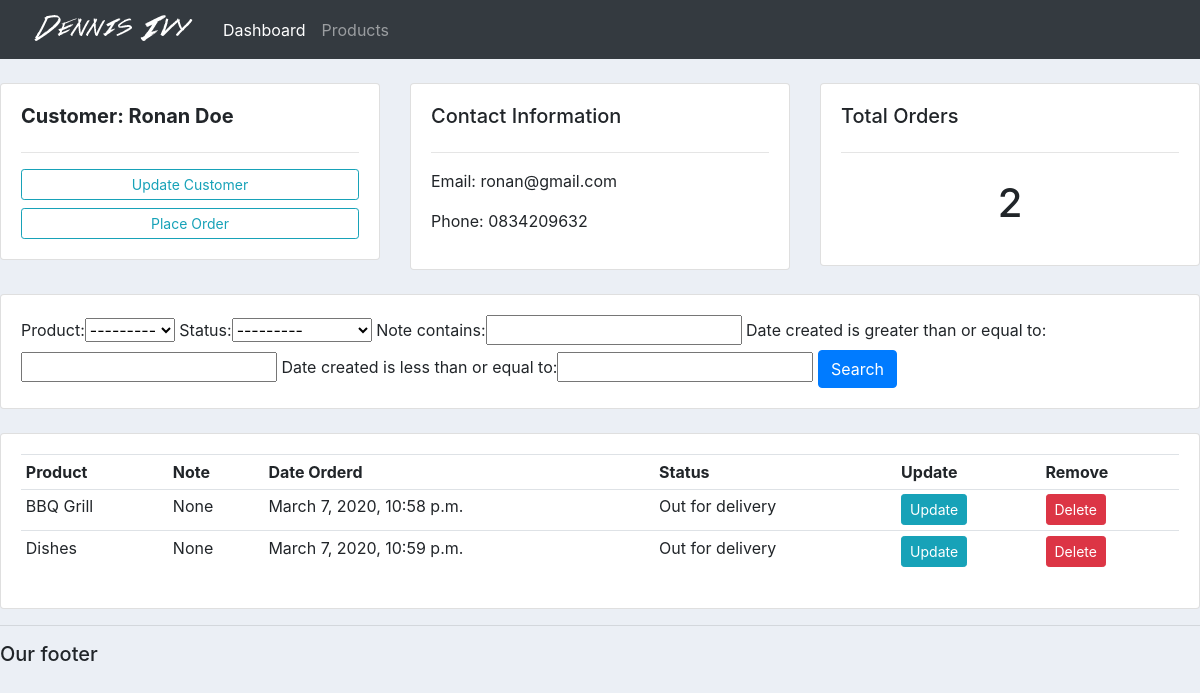
The app's page /customer/1/ with its own data.
### accounts/models.py (models this page shows, shortened)
class Customer(models.Model):
	name = models.CharField(max_length=200, null=True)
	phone = models.CharField(max_length=200, null=True)
	email = models.CharField(max_length=200, null=True)
	data_created = models.DateTimeField(auto_now_add=True)

class Order(models.Model):
	STATUS = (
		('Pending', 'Pending'),
		('Out for delivery','Out for delivery'),
		('Delivered', 'Delivered'),
		)
	customer = models.ForeignKey(Customer, null = True, on_delete = models.SET_NULL)
	product = models.ForeignKey(Product, null = True, on_delete = models.SET_NULL)
	date_created = models.DateTimeField(auto_now_add=True)
	status = models.CharField(max_length=200, null=True, choices = STATUS)
	note = models.CharField(max_length=1000, null=True)

class Product(models.Model):
	CATEGORY = (
		('Indoor','Indoor'),
		('Out door','Out door'),
		)
	name = models.CharField(max_length=200, null=True)
	price = models.FloatField(null=True)
	category = models.CharField(max_length=200, null=True, choices = CATEGORY)
	description = models.CharField(max_length=200, null=True, blank = True)
	date_created = models.DateTimeField(auto_now_add=True)
	tags = models.ManyToManyField(Tag)
	def __str__(self):
		return self.name

### accounts/views.py (the view)
# urls.py: path('customer/<str:pk>/', views.customer, name = "customer"), #pk customer id
def customer(request, pk):
	customer = Customer.objects.get(id = pk)
	orders = customer.order_set.all()
	order_count = orders.count()
	myFilter = OrderFilter(request.GET, queryset=orders)
	orders = myFilter.qs
	context = {'customer':customer,'orders':orders, 'order_count':order_count, 'myFilter':myFilter}
	return render(request, 'accounts/customer.html', context)

### accounts/templates/accounts/customer.html
{%  extends 'accounts/main.html' %}
{% block content %}
	<br>
<div class="row">
	<div class="col-md">
		<div class="card card-body">
			<h5><b>Customer: {{ customer.name }}</b></h5>
			<hr>
			<a class="btn btn-outline-info  btn-sm btn-block" href="">Update Customer</a>
			<a class="btn btn-outline-info  btn-sm btn-block" href="{% url 'create_order' customer.id %}">Place Order</a>
		</div>
	</div>
	<div class="col-md">
		<div class="card card-body">
			<h5>Contact Information</h5>
			<hr>
			<p>Email: {{ customer.email }}</p>
			<p>Phone: {{ customer.phone }} </p>
		</div>
	</div>
	<div class="col-md">
		<div class="card card-body">
			<h5>Total Orders</h5>
			<hr>
			<h1 style="text-align: center;padding: 10px">{{ order_count }}</h1>
		</div>
	</div>
</div>
<br>
<div class="row">
	<div class="col">
		<div class="card card-body">
			<form method="get">
				{{myFilter.form}}
		    <button class="btn btn-primary" type="submit">Search</button>
		  </form>
		</div>
	</div>
</div>
<br>
<div class="row">
	<div class="col-md">
		<div class="card card-body">
			<table class="table table-sm">
				<tr>
					<th>Product</th>
					<th>Note</th>
					<th>Date Orderd</th>
					<th>Status</th>
					<th>Update</th>
					<th>Remove</th>
				</tr>
				{% for order in orders %}
				<tr>
					<td>{{order.product}}</td>
					<td>{{order.note}}</td>
					<td>{{order.date_created}}</td>
					<td>{{order.status}}</td>
					<td><a class = 'btn btn-sm btn-info' href="{% url 'update_order' order.id %}">Update</a></td>
					<td><a class = 'btn btn-sm btn-danger' href="{% url 'delete_order' order.id %}">Delete</a></td>
				</tr>
				{% endfor %}
			</table>
		</div>
	</div>
</div>
{% endblock %}

### static/css/main.css (style rules this page uses)
body { background-color: #ebeff5; }

### records on screen
Customer: name "Ronan Doe", email "ronan@gmail.com", phone "0834209632"
Order: product "BBQ Grill", note "None", date_created "March 7, 2020, 10:58 p.m.", status "Out for delivery"
Order: product "Dishes", note "None", date_created "March 7, 2020, 10:59 p.m.", status "Out for delivery"

### other values on screen
{{ order_count }} "2"
